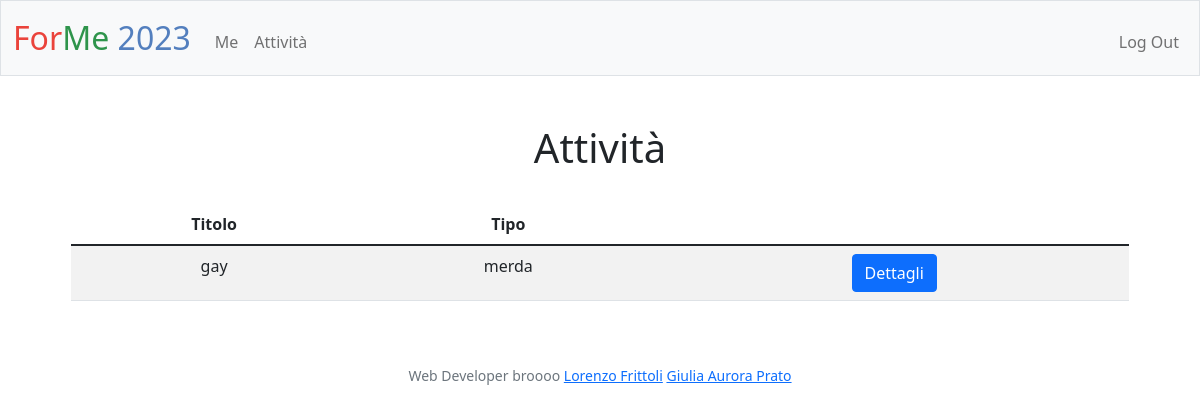
Before: /activities (signed in) with the older database file.
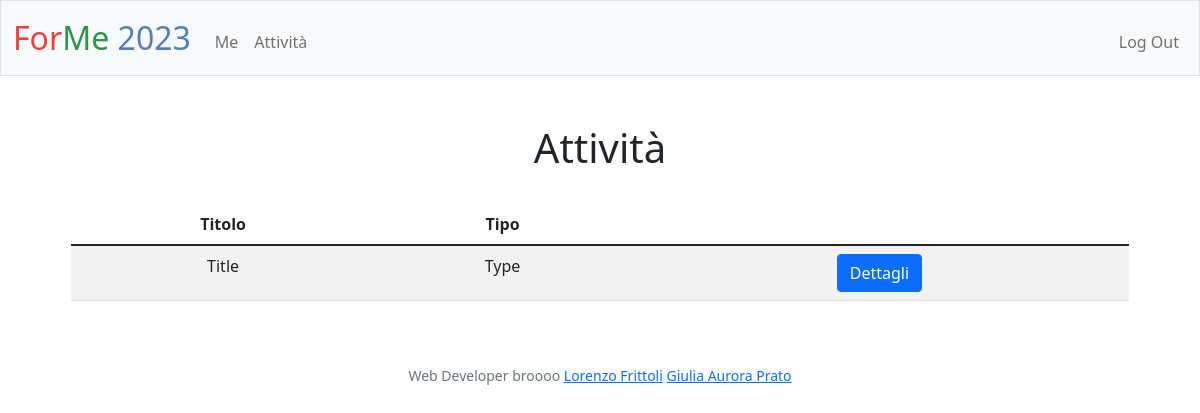
After: the same page with the newer database file.
### tables this page shows
CREATE TABLE activities (
    id INTEGER PRIMARY KEY AUTOINCREMENT,
    title TEXT NOT NULL,
    abstract TEXT NOT NULL,
    type TEXT NOT NULL,
    length INTEGER NOT NULL,
    availability TEXT NOT NULL
);

### app.py (the view)
@app.route("/activities", methods=["GET", "POST"])
@login_required
def activities():
    if request.method == "POST":
        activity_id = request.form.get("activity_id")
        return redirect(url_for(".activity", id=activity_id))
    con = sqlite3.connect(DATABASE)
    cur = con.cursor()
    query_output = cur.execute("SELECT id, title, type FROM activities").fetchall()
    cur.close()
    con.close()
    if not query_output:
        return apology("Nessuna attività disponibile al momento")
    activities_list = [{"id": activity_id,
                        "title": activity_title,
                        "type": activity_type}
                    for activity_id, activity_title, activity_type in query_output]
    return render_template("activities.html", activities=activities_list)

### app.py (called while the page is built)
@app.after_request
def after_request(response):
    response.headers["Cache-Control"] = "no-cache, no-store, must-revalidate"
    response.headers["Expires"] = 0
    response.headers["Pragma"] = "no-cache"
    return response

### helpers.py (called while the page is built)
def login_required(f):
    @wraps(f)
    def decorated_function(*args, **kwargs):
        if session.get("user_id") is None:
            return redirect("/login")
        return f(*args, **kwargs)
    return decorated_function

### templates/activities.html (shortened to what this page needs)
{% extends "layout.html" %}
{% block main %}
    <h1>Attività</h1>
    <div class="mb-3" style="margin: 2rem 5%;">
        <table class="table table-striped">
            <thead>
                <th>Titolo</th>
                <th>Tipo</th>
            </thead>
            {% for activity in activities %}
            <tr>
                <td>{{ activity.title }}</td>
                <td>{{ activity.type }}</td>
                <td>
                    <form action="/activities" method="post">
                        <button class="btn btn-primary" type="submit" name="submit">Dettagli</button>
                    </form>
                </td>
            </tr>
            {% endfor %}
        </table>
    </div>
{% endblock %}

### templates/layout.html (shortened to what this page needs)
<!DOCTYPE html>
<html lang="en">
    <head>
        <link href="https://cdn.jsdelivr.net/npm/bootstrap@5.1.3/dist/css/bootstrap.min.css" rel="stylesheet">
        <link href="/static/styles.css" rel="stylesheet">
    </head>
    <body>
        <nav class="bg-light border navbar navbar-expand-md navbar-light">
            <div class="container-fluid">
                <a class="navbar-brand" href="/"><span class="red">For</span><span class="green">Me</span> <span class="blue">2023</span></a>
                <div class="collapse navbar-collapse" id="navbar">
                    {% if session["user_id"] %}
                        <ul class="navbar-nav me-auto mt-2">
                            <li class="nav-item"><a class="nav-link" href="/me">Me</a></li>
                            <li class="nav-item"><a class="nav-link" href="/activities">Attività</a></li>
                        </ul>
                        <ul class="navbar-nav ms-auto mt-2">
                            <li class="nav-item"><a class="nav-link" href="/logout">Log Out</a></li>
                        </ul>
                    {% else %}
                        <ul class="navbar-nav ms-auto mt-2">
                            <li class="nav-item"><a class="nav-link" href="/register">Register</a></li>
                            <li class="nav-item"><a class="nav-link" href="/login">Log In</a></li>
                        </ul>
                    {% endif %}
                </div>
            </div>
        </nav>
        <main class="container-fluid py-5 text-center">
            {% block main %}{% endblock %}
        </main>
        <footer class="mb-5 small text-center text-muted">
            Web Developer broooo
            <a href="https://github.com/lorenzo-frittoli">Lorenzo Frittoli</a>
            <a href="https://github.com/Giulia-aurora">Giulia Aurora Prato</a>
        </footer>
    </body>
</html>

### static/styles.css (style rules this page uses)
nav .navbar-brand { font-size: xx-large; }
nav .navbar-brand .blue { color: #537fbe; }
nav .navbar-brand .red { color: #ea433b; }
nav .navbar-brand .green { color: #2e944b; }

Changed rows visible on the page:
changed activities: title "gay" → "Title"; type "merda" → "Type"
